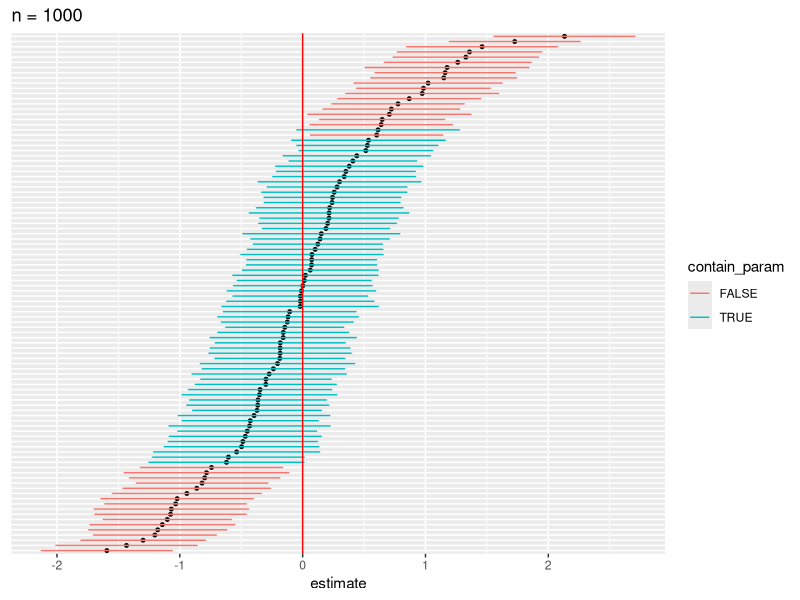
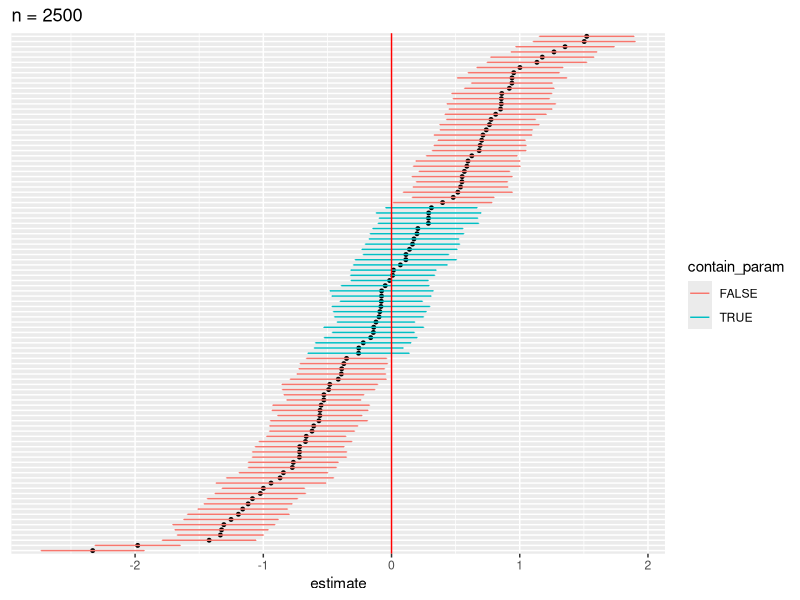
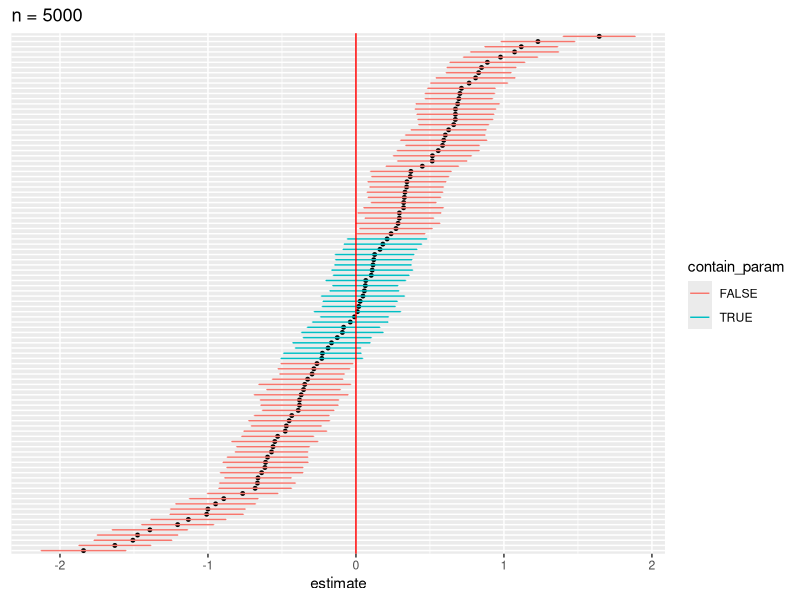
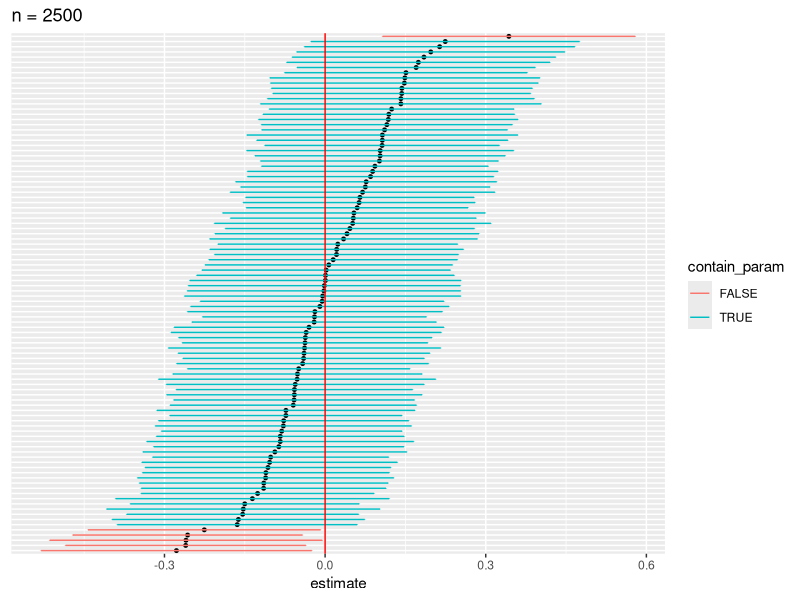
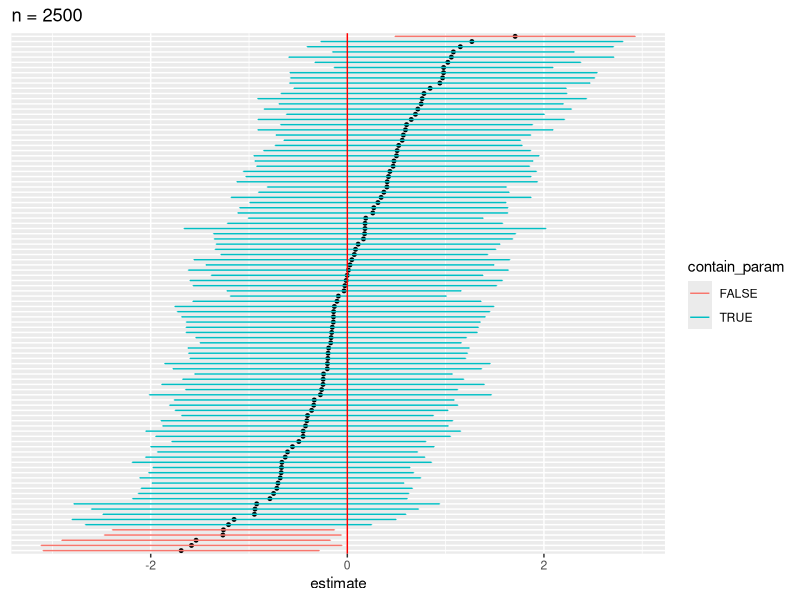

Write R code to recreate these figures, in order.
# Import Libraries

library(tidyverse)
library(raster)

library(lme4)
library(lmerTest)

# Additional variation

set.seed(8376)

level.num <- 50
sublevels <- 1:level.num

study.n <- 100

confint.results <- data.frame(study.id = 1:study.n)
lower.results <- rep(0, study.n)
upper.results <- rep(0, study.n)
estimates <- rep(0, study.n)

n.vector <- c(1000, 2500, 5000)
for (n in n.vector) {
  
  for (i in 1:study.n) {
    subintercepts <- runif(level.num, 5, 15)
    subslopes <- rnorm(level.num, mean = 0, sd = 5)
    
    sl <- sample(sublevels, size = n, replace = TRUE)
    group <- sample(c(0,1), size = n, replace = TRUE)
    y <- sapply(1:n, function(i) {
      return(subslopes[sl[i]]*group[i] + subintercepts[sl[i]])
    }) + rnorm(n, mean = 0, sd = 1)
    
    data <- data.frame(group, sl, y)
    
    group1 <- data %>%
      filter(group == 0)
    group2 <- data %>%
      filter(group == 1)
    
    result <- t.test(group2$y, group1$y)
    lower.results[i] <- result$conf.int[1]
    upper.results[i] <- result$conf.int[2]
    estimates[i] <- result$estimate[["mean of x"]] - result$estimate[["mean of y"]]
  }
  
  confint.results$lower <- lower.results
  confint.results$upper <- upper.results
  confint.results$estimate <- estimates
  confint.results <- confint.results %>%
    mutate(contain_param = ifelse(lower <= 0 & upper >= 0, TRUE, FALSE))
  
  meta_avg_effect <- mean(confint.results$estimate)
  
  g <- confint.results %>%
    ggplot(aes(x=estimate, y = reorder(study.id, estimate))) +
    geom_point(size = 1) +
    geom_errorbar(aes(xmin=lower, xmax=upper, col=contain_param), width=.1) +
    geom_vline(xintercept = 0, col = "red") +
    ggtitle(paste0("n = ", n)) +
    theme(axis.title.y=element_blank(),
          axis.text.y=element_blank(),
          axis.ticks.y=element_blank())
  
  print(g)
}

# No slope variance

level.num <- 50
sublevels <- 1:level.num

study.n <- 100

confint.results <- data.frame(study.id = 1:study.n)
lower.results <- rep(0, study.n)
upper.results <- rep(0, study.n)
estimates <- rep(0, study.n)

n <- 2500

for (i in 1:study.n) {
  subintercepts <- runif(level.num, 5, 15)
  subslopes <- rnorm(level.num, mean = 0, sd = 5)
  
  sl <- sample(sublevels, size = n, replace = TRUE)
  group <- sample(c(0,1), size = n, replace = TRUE)
  y <- sapply(1:n, function(i) {
    return(subintercepts[sl[i]])
  }) + rnorm(n, mean = 0, sd = 1)
  
  data <- data.frame(group, sl, y)
  
  group1 <- data %>%
    filter(group == 0)
  group2 <- data %>%
    filter(group == 1)
  
  result <- t.test(group2$y, group1$y)
  lower.results[i] <- result$conf.int[1]
  upper.results[i] <- result$conf.int[2]
  estimates[i] <- result$estimate[["mean of x"]] - result$estimate[["mean of y"]]
}

confint.results$lower <- lower.results
confint.results$upper <- upper.results
confint.results$estimate <- estimates
confint.results <- confint.results %>%
  mutate(contain_param = ifelse(lower <= 0 & upper >= 0, TRUE, FALSE))

meta_avg_effect <- mean(confint.results$estimate)

g <- confint.results %>%
  ggplot(aes(x=estimate, y = reorder(study.id, estimate))) +
  geom_point(size = 1) +
  geom_errorbar(aes(xmin=lower, xmax=upper, col=contain_param), width=.1) +
  geom_vline(xintercept = 0, col = "red") +
  ggtitle(paste0("n = ", n)) +
  theme(axis.title.y=element_blank(),
        axis.text.y=element_blank(),
        axis.ticks.y=element_blank())

print(g)


# Mixed effect model

level.num <- 50
sublevels <- 1:level.num

study.n <- 100

confint.results <- data.frame(study.id = 1:study.n)
lower.results <- rep(0, study.n)
upper.results <- rep(0, study.n)
estimates <- rep(0, study.n)

n <- 2500

for (i in 1:study.n) {
  subintercepts <- runif(level.num, 5, 15)
  subslopes <- rnorm(level.num, mean = 0, sd = 5)
  
  sl <- sample(sublevels, size = n, replace = TRUE)
  group <- sample(c(0,1), size = n, replace = TRUE)
  y <- sapply(1:n, function(i) {
    return(subslopes[sl[i]]*group[i] + subintercepts[sl[i]])
  }) + rnorm(n, mean = 0, sd = 1)
  
  data <- data.frame(group, sl, y)
  
  mixed.lmer <- lmer(y ~ group + (1 + group|sl), data = data)
  test.result <- contest1D(mixed.lmer, c(0,1), confint = TRUE)
  
  lower.results[i] <- test.result$lower
  upper.results[i] <- test.result$upper
  estimates[i] <- test.result$Estimate
}

confint.results$lower <- lower.results
confint.results$upper <- upper.results
confint.results$estimate <- estimates
confint.results <- confint.results %>%
  mutate(contain_param = ifelse(lower <= 0 & upper >= 0, TRUE, FALSE))

meta_avg_effect <- mean(confint.results$estimate)

g <- confint.results %>%
  ggplot(aes(x=estimate, y = reorder(study.id, estimate))) +
  geom_point(size = 1) +
  geom_errorbar(aes(xmin=lower, xmax=upper, col=contain_param), width=.1) +
  geom_vline(xintercept = 0, col = "red") +
  ggtitle(paste0("n = ", n)) +
  theme(axis.title.y=element_blank(),
        axis.text.y=element_blank(),
        axis.ticks.y=element_blank())

print(g)
